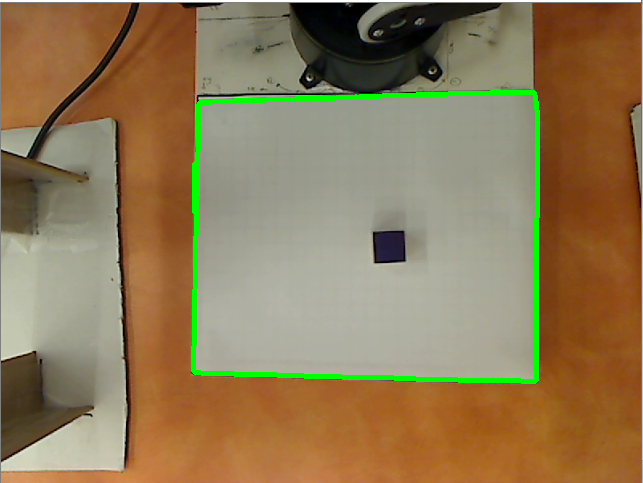
#> input picture Images/StackOverFlow1.PNG, 643 x 483 px
$ python -i FindBounds.py   (imports and definitions only)   (older library calls are emulated)
#> lines starting #> are read from the running program, lines starting #| are printed output that depends on the picture; after the words box and inside, x2 and y2 are one past the last pixel; in counts of white or black regions, pixels touching at a corner belong together; long printed decimals are rounded
#> further down, picture is the input picture: shape (483, 643, 3); mean B, G, R 86.3, 122, 142.8
import math
import numpy as np
import cv2
import time

class Boundary(object):
    def __init__(self, image):
        print("Finding boundary...")

        self.frame = image      #frame is image taken from the webcam
        self.DefineBounds()     #Will find the boundaries of workspace and coordinate conversions from pixels to cm


    def DefineBounds(self):

        """
            Gist: The webcam picture is blurred and converted to gray scale. Once this is done it should be easier to identify
            our working space which was a piece of white paper with a blackoutline so the OpenCV could readily identify and create a contour
            around the work area.

            Once we have our workspace we find the top left most point in our contour. This will serve as our zero, zero coordinate all objects
            will be measured relative to this position.

            Since we know that the paper's actual diemensions we can find the corresponding image length(pixels) of our contour and get
            a conversion value between pixels and cms for our image. This once we have a distance from an object in pixel from our image we
            can find a equivalent distance in CMs.
        """

        # convert the image to grayscale, blur it, and detect edges

        print("Creating grayscale image...Blurring image")
        gray = cv2.cvtColor(self.frame, cv2.COLOR_BGR2GRAY)
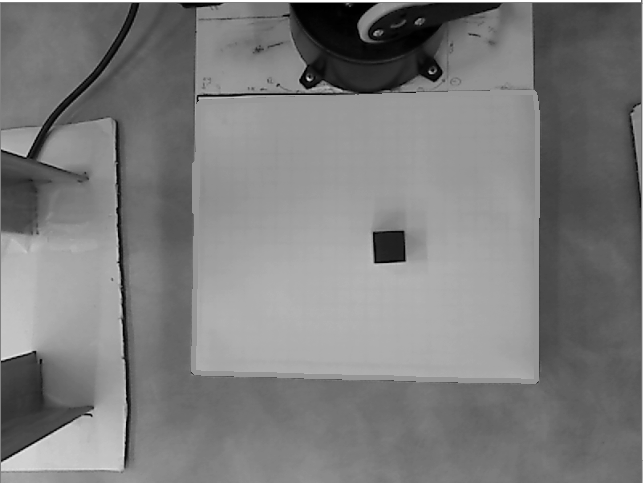
#> gray: shape (483, 643); min 0, max 255, mean 124.2
        gray = cv2.GaussianBlur(gray, (5, 5), 0)
        edged = cv2.Canny(gray, 35, 125)
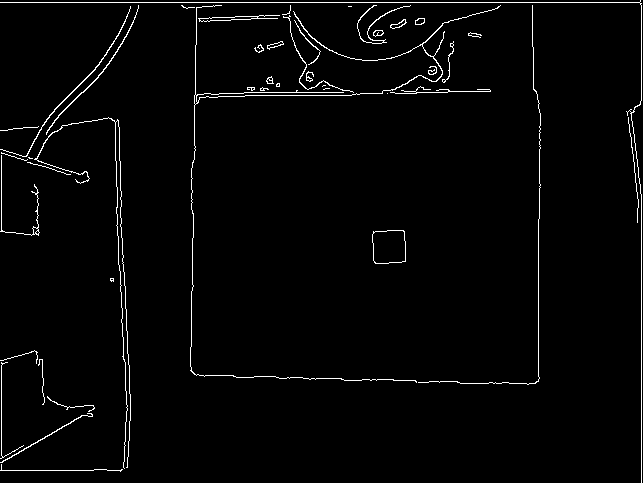
#> edged: shape (483, 643); 2.2% white in thin lines or dots

        # find the contours in the edged image and keep the largest one (The largest contour will be our piece of paper)
        th, contours, hierarchy = cv2.findContours(edged.copy(), cv2.RETR_LIST, cv2.CHAIN_APPROX_NONE)
#> contours = 62 contours, 37 with area under 20; largest, box (x1, y1, x2, y2) and area: (372, 230, 406, 264) 1016, (372, 230, 406, 264) 1012, (198, 15, 280, 22) 161, (199, 16, 258, 22) 157, (190, 5, 501, 383) 140
        c = max(contours, key=cv2.contourArea)
#> c = contour of 123 points, box (x1, y1, x2, y2) (372, 230, 406, 264), area 1016
        print("Contours have been found")

        # compute the bounding box of the of the paper region and return it
        print("Drawing Contour")
        cv2.drawContours(self.frame, c, -1, (0, 0, 0), 3)
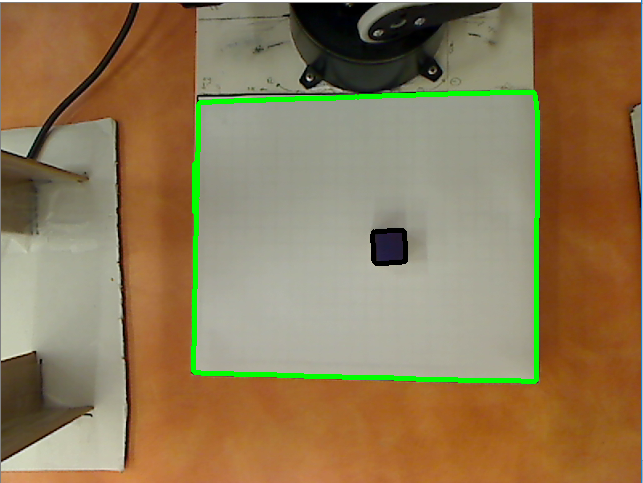
#> self.frame: shape (483, 643, 3); 0.2% of pixels changed, all inside (x1, y1, x2, y2) = (370, 228, 408, 266)
        cv2.imshow("B and W", edged)
        cv2.imshow("capture", self.frame)
        cv2.waitKey(0)

        # minAreaRect returns (center (x,y), (width, height), angle of rotation )

        """
            Error occured where the length and height values would flip flop in the indexes of cv2.minAreaRect
            this would throw off the unit conversion because the paper has a different length and height.

            Check: the pixel conversions should be close to each other for length and height.
        """

        BboxWidth = cv2.minAreaRect(c)[1][0]    #should grabt the length of the contour
#> BboxWidth = 33
        BboxHeight = cv2.minAreaRect(c)[1][1]   #should grabt the height of the contour
#> BboxHeight = 33

        print("BOUNDING BOX WIDTH IS {}".format(BboxWidth))
#| BOUNDING BOX WIDTH IS 33.0
        print("BOUNDING BOX HEIGHT IS {}".format(BboxHeight))
#| BOUNDING BOX HEIGHT IS 33.0

        self.Px2CmWidth = BboxWidth / 21.5 # 1cm = x many pixels     #21.5cm wide
#> self.Px2CmWidth = 1.53
        self.Px2CmHeight = BboxHeight / 18  # 1cm = x many pixels   #18 cm long
#> self.Px2CmHeight = 1.83

        print("CHECKING WIDTH AND HEIGHT CONVERSIONS")
        print(BboxWidth, BboxHeight)
#| 33.0 33.0
        print("Conversion values Px2Cm width {}, Px2Cm height {}".format(self.Px2CmWidth, self.Px2CmHeight))
#| Conversion values Px2Cm width 1.535, Px2Cm height 1.833

        #Round the conversion values up and if they don't match that means that minAreaRect command flipped the length with height
        #so the conversions are run again dividing by the appropriate amount.
        if math.ceil(self.Px2CmWidth) != math.ceil(self.Px2CmHeight):
            print("Rounding occuring")
            self.Px2CmWidth = (cv2.minAreaRect(c)[1][1])/21.5
            self.Px2CmHeight = (cv2.minAreaRect(c)[1][0])/18
        else:
            pass

        print(" ")
        print("final conversions")
        print("Bbox diemensions {}  x  {}".format(BboxWidth, BboxHeight))
#| Bbox diemensions 33.0  x  33.0
        print("Conversion values Px2Cm width {}, Px2Cm height {}".format(self.Px2CmWidth, self.Px2CmHeight))
#| Conversion values Px2Cm width 1.535, Px2Cm height 1.833

        #Finding the top and left most coordinate

        self.extLeft = tuple(c[c[:, :, 0].argmin()][0]) #Most left coordinate position
#> self.extLeft = (372, 234)
        self.topmost = tuple(c[c[:, :, 1].argmin()][0]) #Top most coordinate position
#> self.topmost = (387, 230)

        #Other coordinates used to analyze contour. They were unused for this project.
        self.extTop = tuple(c[c[:, :, 1].argmin()][0])
#> self.extTop = (387, 230)
        self.extRight = tuple(c[c[:, :, 1].argmax()][0])
#> self.extRight = (375, 263)
        self.extBottom = tuple(c[c[:, :, 1].argmax()][0])
#> self.extBottom = (375, 263)

        self.UpperLeftMaybe = (self.extLeft[0], self.topmost[1])
#> self.UpperLeftMaybe = (372, 230)
        print("Top left coordinate")
        print(self.UpperLeftMaybe)
#| (372, 230)
        print(self.extLeft[0], self.topmost[1])
#| 372 230

        #draws white boxes to show the top and left most coordinate in contours list
        cv2.rectangle(self.frame, (self.extLeft), (self.extLeft[0]+10, self.extLeft[1]+10), (255, 255, 255), 2)
#> self.frame: shape (483, 643, 3); 0.04% of pixels changed, all inside (x1, y1, x2, y2) = (371, 233, 384, 246)
        cv2.rectangle(self.frame, (self.topmost), (self.topmost[0] + 10, self.topmost[1] + 10), (255, 255, 255), 2)
#> self.frame: shape (483, 643, 3); mean B, G, R 86.3, 122, 142.8


        #cv2.rectangle(self.frame, (self.extRight), (self.extRight[0], self.extRight[1]+100), (255, 255, 0), 2)

        print("Black Box represents 0,0 coordinate")
        cv2.rectangle(self.frame, (self.UpperLeftMaybe), (self.UpperLeftMaybe[0] - 10, self.UpperLeftMaybe[1] - 10), (0, 0, 0), 2)
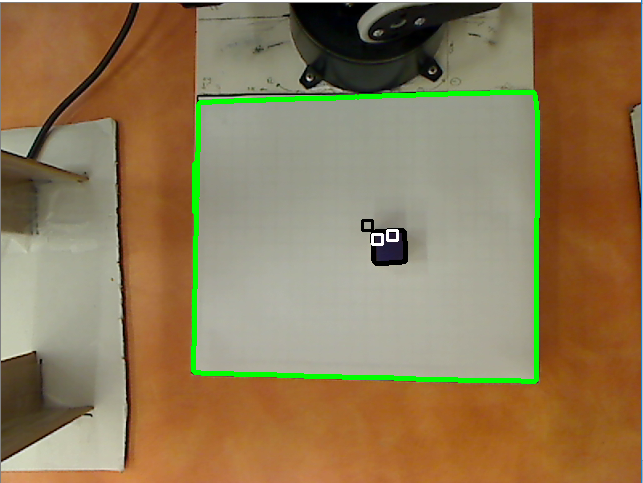
#> self.frame: shape (483, 643, 3); mean B, G, R 86.2, 122, 142.8

        cv2.imshow("BOX",self.frame)
        cv2.waitKey(0)

>>> import cv2
>>> picture = cv2.imread('Images/StackOverFlow1.PNG')
>>> result = Boundary(picture).DefineBounds()
#> in DefineBounds (call 2), `edged = cv2.Canny(gray, 35, 125)`:
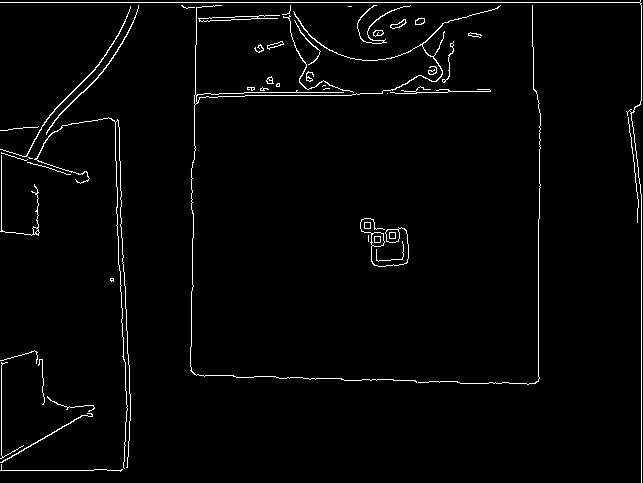
#> edged: shape (483, 643); 2.3% white in thin lines or dots
#> in DefineBounds (call 2), `th, contours, hierarchy = cv2.findContours(edged.copy(), cv2.RETR_LIST..`: contours = 71 contours, 39 with area under 20; largest, box (x1, y1, x2, y2) and area: (360, 218, 409, 267) 330, (198, 15, 280, 22) 161, (199, 16, 258, 22) 157, (385, 229, 400, 243) 156, (371, 232, 385, 247) 156
#> in DefineBounds (call 2), `c = max(contours, key=cv2.contourArea)`: c = contour of 382 points, box (x1, y1, x2, y2) (360, 218, 409, 267), area 330
#> in DefineBounds (call 2), `cv2.drawContours(self.frame, c, -1, (0, 0, 0), 3)`:
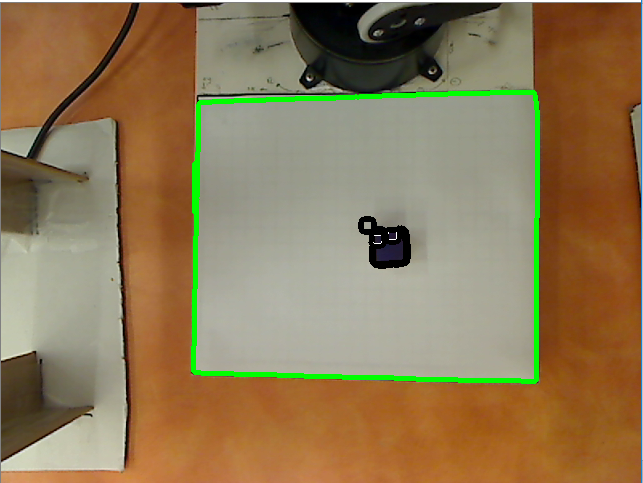
#> self.frame: shape (483, 643, 3); 0.23% of pixels changed, all inside (x1, y1, x2, y2) = (358, 216, 411, 269)
#> in DefineBounds (call 2), `BboxWidth = cv2.minAreaRect(c)[1][0]`: BboxWidth = 48
#| BOUNDING BOX WIDTH IS 48.0
#| BOUNDING BOX HEIGHT IS 48.0
#> in DefineBounds (call 2), `self.Px2CmWidth = BboxWidth / 21.5`: self.Px2CmWidth = 2.23
#> in DefineBounds (call 2), `self.Px2CmHeight = BboxHeight / 18`: self.Px2CmHeight = 2.67
#| 48.0 48.0
#| Conversion values Px2Cm width 2.233, Px2Cm height 2.667
#| Bbox diemensions 48.0  x  48.0
#| Conversion values Px2Cm width 2.233, Px2Cm height 2.667
#> in DefineBounds (call 2), `self.extLeft = tuple(c[c[:, :, 0].argmin()][0])`: self.extLeft = (360, 222)
#> in DefineBounds (call 2), `self.topmost = tuple(c[c[:, :, 1].argmin()][0])`: self.topmost = (364, 218)
#> in DefineBounds (call 2), `self.extRight = tuple(c[c[:, :, 1].argmax()][0])`: self.extRight = (378, 266)
#> in DefineBounds (call 2), `self.UpperLeftMaybe = (self.extLeft[0], self.topmost[1])`: self.UpperLeftMaybe = (360, 218)
#| (360, 218)
#| 360 218
#> in DefineBounds (call 2), `cv2.rectangle(self.frame, (self.extLeft), (self.extLeft[0]+10, self.ex..`: self.frame: shape (483, 643, 3); 0.04% of pixels changed, all inside (x1, y1, x2, y2) = (359, 221, 372, 234)
#> in DefineBounds (call 2), `cv2.rectangle(self.frame, (self.topmost), (self.topmost[0] + 10, self...`: self.frame: shape (483, 643, 3); mean B, G, R 86, 121.7, 142.5
#> in DefineBounds (call 2), `cv2.rectangle(self.frame, (self.UpperLeftMaybe), (self.UpperLeftMaybe[..`: self.frame: shape (483, 643, 3); mean B, G, R 86, 121.7, 142.5
